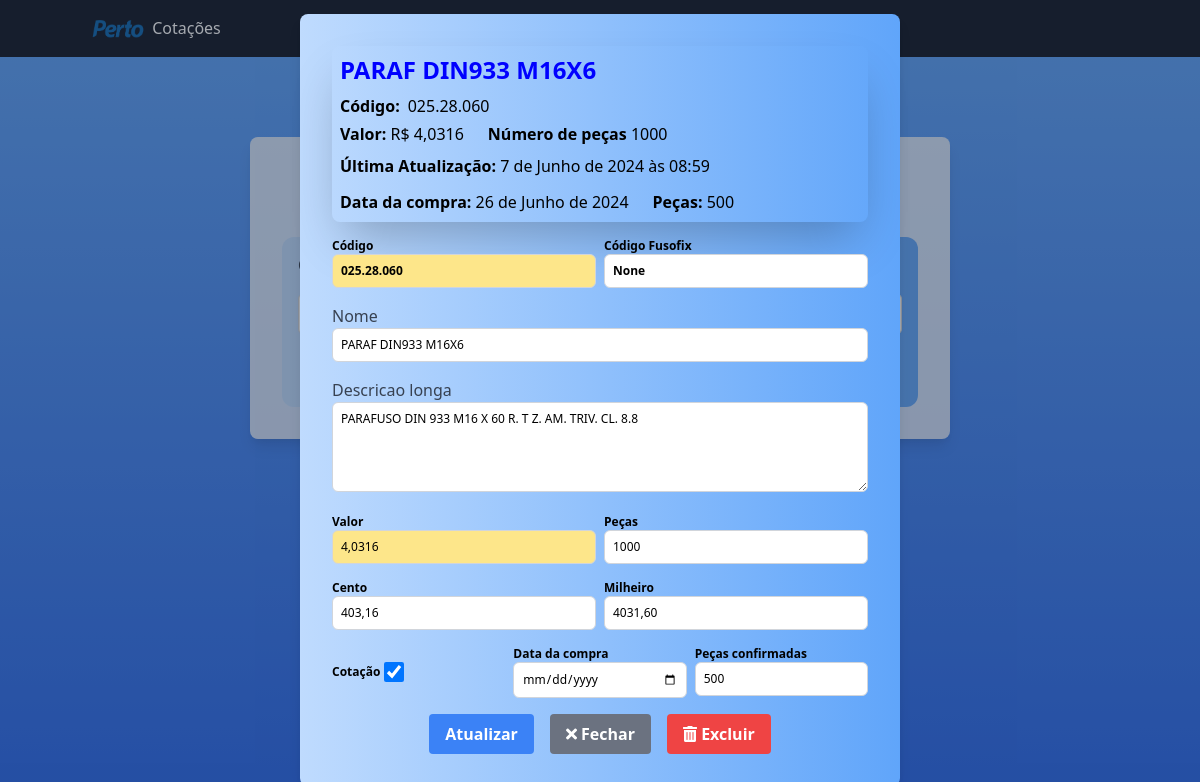
Screenshot of /produtos/atualizar/025.28.060/ with the database file from the repository.
### produtos/models.py (models this page shows, shortened)
class Produto(models.Model):
    codigo = models.CharField(max_length=100, unique=True)
    nome = models.CharField(max_length=100)
    descricao_longa = models.TextField()
    valor = models.DecimalField(max_digits=10, decimal_places=4)
    numero_de_pecas = models.IntegerField(default=0)  # Novo campo
    pecas_compradas = models.IntegerField(default=0, null=True, blank=True)
    data_ultima_atualizacao = models.DateTimeField(auto_now=True)
    cotacao_efetivada = models.BooleanField(default=False)
    data_efetivacao = models.DateField(null=True, blank=True)
    codigo_fusofix = models.CharField(max_length=20, null=True, blank=True)

### produtos/views.py (the view)
# urls.py: path('atualizar/<str:codigo>/', views.atualizar_produto, name='atualizar_produto'),
def atualizar_produto(request, codigo):
    produto = get_object_or_404(Produto, codigo=codigo)
    if request.method == 'POST':
        form = ProdutoForm(request.POST, instance=produto)
        cotacao_efetivada = 'cotacao_efetivada' in request.POST
        data_efetivacao = request.POST.get('data_efetivacao', None)
        valor = request.POST.get('valor', None)
        numero_de_pecas = request.POST.get('produto.numero_de_pecas', None)
        pecas_compradas = request.POST.get('pecas_compradas', None)
        try:
            if valor is not None:
                valor = valor.replace(',', '.')
                valor = Decimal(valor)
        except InvalidOperation:
            form.add_error('valor', 'O valor deve ser um número decimal válido.')
        if cotacao_efetivada and not data_efetivacao:
            form.add_error('data_efetivacao', 'Data da cotação é necessária quando a cotação é efetivada.')
        else:
            if form.is_valid():
                produto.valor = valor
                produto.numero_de_pecas = numero_de_pecas
                produto.pecas_compradas = pecas_compradas if pecas_compradas is not None else produto.pecas_compradas
                if cotacao_efetivada:
                    produto.data_efetivacao = data_efetivacao
                else:
                    produto.data_efetivacao = None
                produto.cotacao_efetivada = cotacao_efetivada
                produto.save()
                return redirect(f"{reverse('consultar_produto')}?codigo={codigo}&message=Produto atualizado com sucesso!&success=true")
    else:
        form = ProdutoForm(instance=produto)
    return render(request, 'produtos/consultar_produto.html', {'form': form, 'produto': produto})

### produtos/forms.py (shortened to what this page needs)
class ProdutoForm(forms.ModelForm):
    class Meta:
        model = Produto
        fields = [
            "codigo",
            "nome",
            "descricao_longa",
        ]
        widgets = {
            "nome": forms.TextInput(
                attrs={
                    "class": "form-input w-full text-xs p-2 border border-gray-300 rounded-md focus:outline-none"
                }
            ),
            "descricao_longa": forms.Textarea(
                attrs={
                    "class": "form-input w-full text-xs p-2 border border-gray-300 rounded-md focus:outline-none",
                    "style": "height: 90px;",
                }
            ),
        }

### produtos/templatetags/custom_filters.py (called while the page is built)
@register.filter
def multiply(value, arg):
    try:
        return float(value) * float(arg)
    except (ValueError, TypeError):
        return ''

### produtos/templates/produtos/consultar_produto.html (shortened to what this page needs)
{% load static %}
{% load custom_filters %}
<!DOCTYPE html>
<html>
<head>
    <link href="https://cdn.jsdelivr.net/npm/tailwindcss@2.2.19/dist/tailwind.min.css" rel="stylesheet">
    <link rel="stylesheet" href="https://cdnjs.cloudflare.com/ajax/libs/font-awesome/5.15.4/css/all.min.css">
</head>
<body class="bg-gradient-to-b from-blue-400 to-blue-600">
    <nav class="bg-gray-900 text-white">
        <div class="container mx-auto py-4">
            <a class="navbar-brand" href="#">
                <img src="{% static 'bootstrap/css/logo-perto.png' %}" alt="Logo" width="60" height="34" class="inline-block align-text-top">
                Cotações
            </a>
        </div>
    </nav>
    <div class="container mx-auto flex justify-center items-start h-screen pt-20">
        <div class="bg-white bg-opacity-75 p-8 rounded-lg shadow-lg" style="width: 700px;">
            <h1 class="text-3xl text-center font-bold mb-8">Consultar Produto</h1>
            <form method="get" class="bg-gradient-to-r from-blue-200 to-blue-400 p-4 rounded-xl space-y-4">
                <div class="mb-4">
                    <label for="codigo" class="block font-bold mb-4 text-gray-700">Código do Produto</label>
                    <input type="text" id="codigo" name="codigo" class="form-input w-full p-2 border border-gray-300 rounded-md focus:outline-none focus:ring-2 focus:ring-blue-500" required oninput="formatarCodigo(this)">
                </div>
            <div class="flex justify-center mt-6" id="butons-container">
                <button type="submit" class="bg-blue-500 hover:bg-blue-700 text-white font-bold py-2 px-4 rounded custom-bounce">Consultar</button>
                <a href="{% url 'cadastrar_produto' %}" class="bg-green-500 hover:bg-green-700 text-white font-bold py-2 px-4 rounded ml-4">Cadastro</a>
                <a href="{% url 'listar_produtos' %}" class="bg-yellow-400 hover:bg-yellow-500 text-white font-bold py-2 px-4 rounded ml-4">Produtos</a>
            </div>
            </form>
            {% if produto %}
            <div id="produtoModal" class="fixed top-0 left-0 w-full h-screen flex items-center justify-center bg-gray-800 bg-opacity-40">
                <div class="bg-gradient-to-r from-blue-200 to-blue-400 p-8 rounded-lg shadow-lg" style="max-width: 600px; width: 100%;">
                    <div class="bg-cyan-500 shadow-2xl shadow-blue-500/80 rounded-lg p-2">
                        <h2 class="text-2xl font-bold mb-2 highlight">{{ produto.nome }}</h2>
                        <p><strong  class="mr-2">Código:</strong>{{ produto.codigo }}</p>
                        <div class="flex space-x-6 mt-1">
                            <p ><strong>Valor:</strong> R$ {{ produto.valor }}</p>
                            <p><strong>Número de peças</strong>  {{ produto.numero_de_pecas }}</p>
                        </div>
                        <p class="mt-2 divide-y divide-yellow-300"><strong>Última Atualização:</strong> {{ produto.data_ultima_atualizacao }}</p>
                        {% if produto.data_efetivacao %}
                        <div class="flex space-x-6 mt-1">
                        <p class="mt-2"><strong>Data da compra:</strong> {{ produto.data_efetivacao }}</p>
                        <p class="mt-2"><strong>Peças:</strong> {{ produto.pecas_compradas }}</p>
                        </div>
                        {% endif %}
                    </div>
                    <form method="post" action="{% url 'atualizar_produto' produto.codigo %}" class="space-y-4 mt-2" onsubmit="return validarForm()">
                        <div class="flex space-x-2">
                            <div class="w-1/2">
                                <label for="codigo" class="block font-bold text-xs">Código</label>
                                <input type="text" id="codigo" name="codigo" class="form-input text-xs bg-yellow-200 font-bold w-full p-2 border border-gray-300 rounded-md focus:outline-none focus:ring-2 focus:ring-blue-500" value="{{ produto.codigo }}" required oninput="formatarCodigo(this)">
                            </div>
                            <div class="w-1/2">
                                <label for="codigo_fusofix" class="block font-bold text-xs">Código Fusofix</label>
                                <input type="text" id="codigo_fusofix" name="codigo_fusofix" class="form-input text-xs font-bold w-full p-2 border border-gray-300 rounded-md focus:outline-none focus:ring-2 focus:ring-blue-500" value="{{ produto.codigo_fusofix }}">
                            </div>
                        </div>
                        {% for field in form %}
                            {% if field.name != 'codigo' %}
                                <div class="mb-4">
                                    <label for="{{ field.id_for_label }}" class="block text-gray-700">{{ field.label }}</label>
                                    {{ field }}
                                </div>
                            {% endif %}
                        {% endfor %}
                        <div class="flex space-x-2 mt-1">
                            <div class="w-1/2">
                                <label for="valor" class="block text-xs font-bold">Valor</label>
                                <input type="text" id="valor" name="valor" class="form-input text-xs bg-yellow-200 w-full p-2 border border-gray-300 rounded-md focus:outline-none focus:ring-2 focus:ring-blue-500" value="{{ produto.valor }}">
                            </div>
                            <div class="w-1/2">
                                <label for="produto.numero_de_pecas" class="block text-xs font-bold">Peças</label>
                                <input type="text" id="produto.numero_de_pecas" name="produto.numero_de_pecas" class="form-input text-xs w-full p-2 border border-gray-300 rounded-md focus:outline-none focus:ring-2 focus:ring-blue-500" value="{{ produto.numero_de_pecas }}">
                            </div>
                        </div>
                        <div class="flex space-x-2 mt-1">
                            <div class="w-1/2">
                                <label for="cento" class="block text-xs font-bold">Cento</label>
                                <input type="text" id="cento" name="cento" class="form-input text-xs w-full p-2 border border-gray-300 rounded-md focus:outline-none focus:ring-2 focus:ring-blue-500" value="{{ produto.valor|multiply:100|floatformat:2 }}" readonly>
                            </div>
                            <div class="w-1/2">
                                <label for="milheiro" class="block font-bold text-xs">Milheiro</label>
                                <input type="text" id="milheiro" name="milheiro" class="form-input text-xs w-full p-2 border border-gray-300 rounded-md focus:outline-none focus:ring-2 focus:ring-blue-500" value="{{ produto.valor|multiply:1000|floatformat:2 }}" readonly>
                            </div>
                        </div>
                        <div class="flex space-x-2 mt-1">
                            <div class="w-1/3 flex items-center text-xs">
                                <label for="cotacao_efetivada" class="block font-bold mr-1">Cotação </label>
                                <input type="checkbox" id="cotacao_efetivada" name="cotacao_efetivada" class="form-checkbox h-5 w-5 text-blue-600" {% if produto.cotacao_efetivada %}checked{% endif %} onclick="toggleDataEfetivacao()">
                            </div>
                            <div class="w-1/3 text-xs">
                                <label for="data_efetivacao" class="block font-bold">Data da compra</label>
                                <input type="date" id="data_efetivacao" name="data_efetivacao" class="form-input w-full p-2 border border-gray-300 rounded-md focus:outline-none focus:ring-2 focus:ring-blue-500" value="{{ produto.data_efetivacao }}" {% if not produto.cotacao_efetivada %}disabled{% endif %}>
                            </div>
                            <div class="w-1/3 text-xs">
                                <label for="pecas_compradas" class="block font-bold">Peças confirmadas</label>
                                <input type="text" id="pecas_compradas" name="pecas_compradas" class="form-input w-full p-2 border border-gray-300 rounded-md focus:outline-none focus:ring-2 focus:ring-blue-500" value="{{ produto.pecas_compradas }}" {% if not produto.cotacao_efetivada %}disabled{% endif %}>
                            </div>
                        </div>
                        <div class="flex justify-center space-x-4 mt-1">
                            <button type="submit" class="bg-blue-500 hover:bg-blue-700 text-white font-bold py-2 px-4 rounded custom-bounce">Atualizar</button>
                            <button type="button" class="bg-gray-500 hover:bg-gray-700 text-white font-bold py-2 px-4 rounded" onclick="fecharModal()">
                                <i class="fas fa-times"></i> Fechar
                            </button>
                            <button type="button" class="bg-red-500 hover:bg-red-700 text-white font-bold py-2 px-4 rounded ml-4" onclick="confirmarExclusao('{{ produto.codigo }}')"><i class="fas fa-trash-alt"></i> Excluir</button>
                        </div>
                    </form>
                </div>
            </div>
            {% endif %}
        </div>
    </div>
</body>
</html>

### produtos/templates/produtos/consultar_produto.html (style rules this page uses)
.custom-bounce { animation: custom-bounce 1s infinite; }
.highlight { color: blue; }

### rows the page displays
Produto: nome "PARAF DIN933 M16X6", codigo "025.28.060", valor "4,0316", numero_de_pecas "1000", data_ultima_atualizacao "7 de Junho de 2024 às 08:59", data_efetivacao "26 de Junho de 2024", pecas_compradas "500", codigo_fusofix "None", form "PARAF DIN933 M16X6" "PARAFUSO DIN 933 M16 X 60 R. T Z. AM. TRIV. CL. 8.8", cento "403,16", milheiro "4031,60", cotacao_efetivada "☑"

### other values shown
{{ field.label }} "Nome" "Descricao longa"
